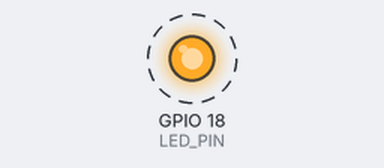
Recording of a program running on a simulated Raspberry Pi (BCM pin numbers). On the bench: output pins drawn as LEDs (lit = HIGH). Dashed ring = blinking.

Above: at 0.2 s.
Timing chart, 0 to 3.0 s (numbered marks = the images above):
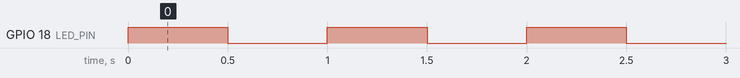

The program:

blink_led.py
```python
import RPi.GPIO as gpio
import time

LED_PIN = 18

gpio.setmode(gpio.BCM)
gpio.setup(LED_PIN, gpio.OUT)

try:
    while True:
        gpio.output(LED_PIN, gpio.HIGH)
        time.sleep(0.5)
        gpio.output(LED_PIN, gpio.LOW)
        time.sleep(0.5)
except KeyboardInterrupt:
    gpio.cleanup()
```

Measured:
- by itself, GPIO 18 (LED_PIN): alternates HIGH for 0.50 s and LOW for 0.50 s
